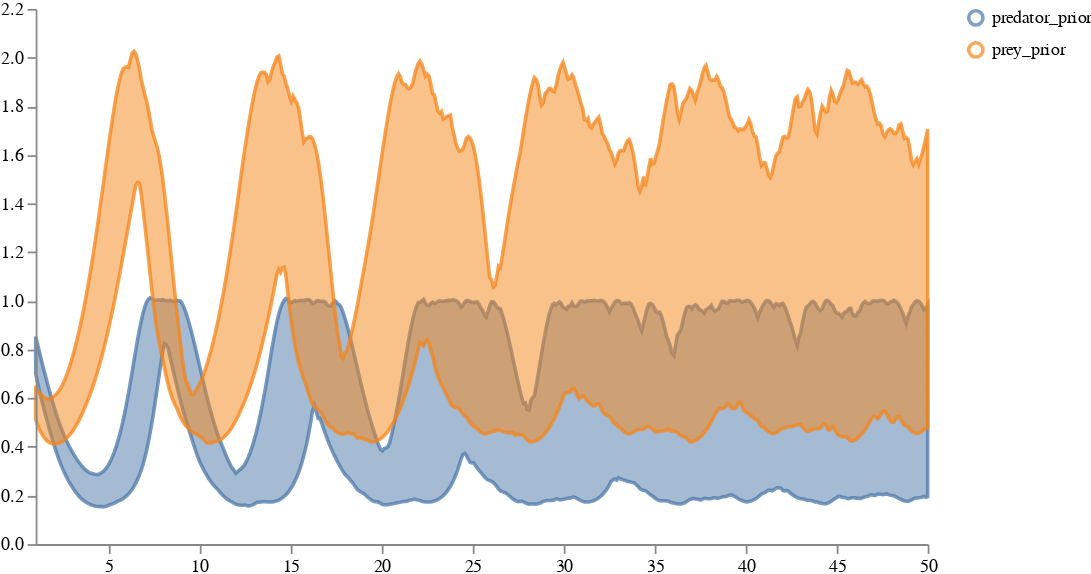

Notebook source saved alongside this figure:
### Code cell
prior_samples_df = convert_to_output_format(prior_samples, tspan, nice=True)
schema = plots.trajectories(prior_samples_df, 
                           subset=".*_sol",
                           relabel={"prey_population_sol": "prey_prior",
                                    "predator_population_sol": "predator_prior"})
plots.ipy_display(schema)

### Figure 1 — Vega specification as saved in the notebook (floating-point values rounded to 4 significant figures; data arrays with more than 128 entries replaced by an {"elided": "..."} marker saying what was removed)
{"$schema": "https://vega.github.io/schema/vega/v5.json", "axes": [{"name": "x_axis", "orient": "bottom", "scale": "xscale", "zindex": 100}, {"name": "y_axis", "orient": "left", "scale": "yscale", "zindex": 100}], "data": [{"name": "distributions", "values": {"elided": "1000 records"}}, {"name": "traces", "transform": [{"expr": "isValid(datum.value)", "type": "filter"}], "values": []}, {"name": "points", "values": []}, {"name": "markers", "values": []}, {"name": "selected", "on": [{"remove": true, "trigger": "clear"}, {"remove": true, "trigger": "!shift"}, {"insert": "clicked", "trigger": "!shift && clicked"}, {"toggle": "clicked", "trigger": "shift && clicked"}]}], "height": 300, "legends": [{"encode": {"labels": {"interactive": true, "name": "legendLabel", "update": {"opacity": [{"test": "!length(data('selected')) || indata('selected', 'value', datum.value)", "value": 1}, {"value": 0.25}]}}, "symbols": {"interactive": true, "name": "legendSymbol", "update": {"fill": {"value": "transparent"}, "opacity": [{"test": "!length(data('selected')) || indata('selected', 'value', datum.value)", "value": 0.7}, {"value": 0.15}], "size": {"value": 64}, "strokeWidth": {"value": 2}}}}, "name": "color_legend", "stroke": "color"}], "marks": [{"from": {"facet": {"data": "points", "groupby": "trajectory", "name": "points_split"}}, "marks": [{"encode": {"hover": {"fillOpacity": {"value": 0.9}}, "update": {"fill": {"field": "trajectory", "scale": "color"}, "fillOpacity": [{"test": "!length(data('selected')) || indata('selected', 'value', datum.trajectory)", "value": 0.5}, {"value": 0.15}], "size": {"value": 10}, "stroke": {"field": "trajectory", "scale": "color"}, "strokeOpacity": [{"test": "!length(data('selected')) || indata('selected', 'value', datum.trajectory)", "value": 0.75}, {"value": 0.15}], "strokeWidth": {"value": 2}, "tooltip": {"field": "value"}, "x": {"field": "timepoint", "scale": "xscale"}, "y": {"field": "value", "scale": "yscale"}}}, "from": {"data": "points"}, "name": "_points_symbol", "type": "symbol", "zindex": 3}, {"encode": {"hover": {"fillOpacity": {"value": 0.9}}, "update": {"interpolate": {"value": "linear"}, "stroke": {"field": "trajectory", "scale": "color"}, "strokeOpacity": [{"test": "!length(data('selected')) || indata('selected', 'value', datum.trajectory)", "value": 0.3}, {"value": 0.1}], "strokeWidth": {"value": 2}, "x": {"field": "timepoint", "scale": "xscale"}, "y": {"field": "value", "scale": "yscale"}}}, "from": {"data": "points"}, "name": "_points_line", "type": "line", "zindex": 3}], "name": "_points", "type": "group", "zindex": 3}, {"from": {"facet": {"data": "traces", "groupby": "trajectory", "name": "traces_split"}}, "marks": [{"encode": {"hover": {"fillOpacity": {"value": 0.9}}, "update": {"interpolate": {"value": "linear"}, "stroke": {"field": "trajectory", "scale": "color"}, "strokeOpacity": [{"test": "!length(data('selected')) || indata('selected', 'value', datum.trajectory)", "value": 0.75}, {"value": 0.15}], "strokeWidth": {"value": 2}, "x": {"field": "timepoint", "scale": "xscale"}, "y": {"field": "value", "scale": "yscale"}}}, "from": {"data": "traces_split"}, "name": "_traces_lines", "type": "line"}], "name": "_traces", "type": "group", "zindex": 2}, {"from": {"facet": {"data": "distributions", "groupby": "trajectory", "name": "trajectory_split"}}, "marks": [{"encode": {"hover": {"fillOpacity": {"value": 0.9}}, "update": {"fill": {"field": "trajectory", "scale": "color"}, "fillOpacity": [{"test": "!length(data('selected')) || indata('selected', 'value', datum.trajectory)", "value": 0.5}, {"value": 0.15}], "interpolate": {"value": "linear"}, "stroke": {"field": "trajectory", "scale": "color"}, "strokeOpacity": [{"test": "!length(data('selected')) || indata('selected', 'value', datum.trajectory)", "value": 0.75}, {"value": 0.15}], "strokeWidth": {"value": 2}, "x": {"field": "timepoint", "scale": "xscale"}, "y": {"field": "upper", "scale": "yscale"}, "y2": {"field": "lower", "scale": "yscale"}}}, "from": {"data": "trajectory_split"}, "type": "area"}], "name": "_distributions", "type": "group", "zindex": 1}, {"marks": [{"encode": {"enter": {"stroke": {"value": "lightgray"}}, "update": {"opacity": {"value": 1}, "x": {"field": "timepoint", "scale": "xscale"}, "y": {"signal": "height"}, "y2": {"value": 0}}}, "from": {"data": "markers"}, "name": "_marker text", "type": "rule"}, {"encode": {"enter": {"fontSize": {"value": 8}, "text": {"field": "datum.label"}, "y": {"value": 0}}}, "from": {"data": "_marker text"}, "name": "_marker flags", "transform": [{"as": ["x", "_y", "opacity", "align", "baseline"], "lineAnchor": "start", "offset": [1], "size": {"signal": "[width, height]"}, "type": "label"}], "type": "text"}], "name": "_markers", "type": "group"}], "scales": [{"domain": {"fields": [{"data": "distributions", "field": "timepoint"}, {"data": "traces", "field": "timepoint"}, {"data": "points", "field": "timepoint"}, {"data": "markers", "field": "timepoint"}]}, "name": "xscale", "range": "width", "type": "linear", "zero": false}, {"domain": {"fields": [{"data": "distributions", "field": "lower"}, {"data": "distributions", "field": "upper"}, {"data": "traces", "field": "value"}, {"data": "points", "field": "value"}]}, "name": "yscale", "nice": true, "range": "height", "type": "linear", "zero": true}, {"domain": {"fields": [{"data": "distributions", "field": "trajectory"}, {"data": "traces", "field": "trajectory"}, {"data": "points", "field": "trajectory"}]}, "name": "color", "range": "category", "type": "ordinal"}], "signals": [{"name": "clear", "on": [{"events": "mouseup[!event.item]", "force": true, "update": "true"}], "value": true}, {"name": "shift", "on": [{"events": "@legendSymbol:click, @legendLabel:click", "force": true, "update": "event.shiftKey"}], "value": false}, {"name": "clicked", "on": [{"events": "@legendSymbol:click, @legendLabel:click", "force": true, "update": "{value: datum.value}"}], "value": null}], "width": 500}
